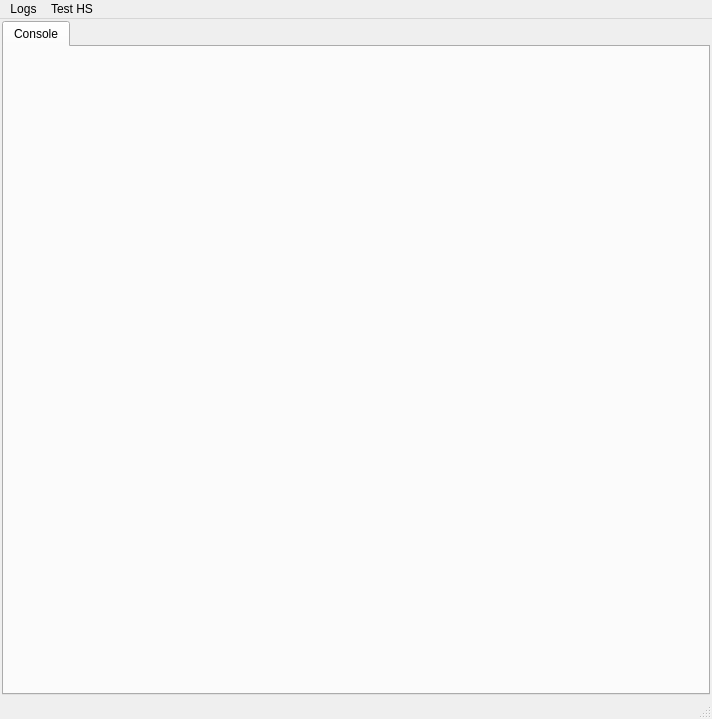
<?xml version="1.0" encoding="UTF-8"?>
<ui version="4.0">
 <class>MainWindow</class>
 <widget class="QMainWindow" name="MainWindow">
  <property name="enabled">
   <bool>true</bool>
  </property>
  <property name="geometry">
   <rect>
    <x>0</x>
    <y>0</y>
    <width>712</width>
    <height>719</height>
   </rect>
  </property>
  <property name="windowTitle">
   <string>SBC</string>
  </property>
  <property name="animated">
   <bool>true</bool>
  </property>
  <widget class="QWidget" name="centralWidget">
   <layout class="QVBoxLayout" name="verticalLayout">
    <property name="spacing">
     <number>2</number>
    </property>
    <property name="leftMargin">
     <number>2</number>
    </property>
    <property name="topMargin">
     <number>2</number>
    </property>
    <property name="rightMargin">
     <number>2</number>
    </property>
    <property name="bottomMargin">
     <number>2</number>
    </property>
    <item>
     <widget class="QTabWidget" name="tabWidget">
      <property name="currentIndex">
       <number>0</number>
      </property>
      <widget class="QWidget" name="tab_1">
       <property name="sizePolicy">
        <sizepolicy hsizetype="Preferred" vsizetype="Preferred">
         <horstretch>0</horstretch>
         <verstretch>0</verstretch>
        </sizepolicy>
       </property>
       <attribute name="title">
        <string>Console</string>
       </attribute>
      </widget>
     </widget>
    </item>
   </layout>
  </widget>
  <widget class="QMenuBar" name="menuBar">
   <property name="geometry">
    <rect>
     <x>0</x>
     <y>0</y>
     <width>712</width>
     <height>29</height>
    </rect>
   </property>
   <widget class="QMenu" name="menuLogs">
    <property name="title">
     <string>Logs</string>
    </property>
    <addaction name="actionLogsFlush"/>
    <addaction name="actionLogsOpenFile"/>
   </widget>
   <widget class="QMenu" name="menuTest">
    <property name="title">
     <string>Test HS</string>
    </property>
    <addaction name="actionADC_START"/>
    <addaction name="actionSend_AGC_Start"/>
    <addaction name="actionADC_START_for_SIN_600"/>
    <addaction name="actionADC_START_for_Sweep"/>
    <addaction name="actionRecord_Sweep_to_file"/>
   </widget>
   <addaction name="menuLogs"/>
   <addaction name="menuTest"/>
  </widget>
  <widget class="QStatusBar" name="statusBar">
   <property name="enabled">
    <bool>true</bool>
   </property>
  </widget>
  <action name="actionLogsFlush">
   <property name="text">
    <string>Flush</string>
   </property>
   <property name="shortcut">
    <string>Ctrl+F</string>
   </property>
   <property name="priority">
    <enum>QAction::NormalPriority</enum>
   </property>
  </action>
  <action name="actionLogsOpenFile">
   <property name="text">
    <string>Open last log file</string>
   </property>
   <property name="shortcut">
    <string>Ctrl+O</string>
   </property>
  </action>
  <action name="actionSend_HS_command_GET_STATUS">
   <property name="text">
    <string>Send GET_STATUS</string>
   </property>
  </action>
  <action name="actionSend_HS_command_GET_DATA">
   <property name="text">
    <string>Send GET_DATA</string>
   </property>
  </action>
  <action name="actionGET_DATA_SIZE">
   <property name="text">
    <string>Send GET_DATA_SIZE</string>
   </property>
  </action>
  <action name="actionADC_START">
   <property name="text">
    <string>Send ADC_START</string>
   </property>
   <property name="shortcut">
    <string>Ctrl+S</string>
   </property>
  </action>
  <action name="actionSend_AGC_Start">
   <property name="text">
    <string>Send AGC Start</string>
   </property>
  </action>
  <action name="actionADC_START_for_SIN_600">
   <property name="text">
    <string>ADC_START for 'SIN 600'</string>
   </property>
  </action>
  <action name="actionADC_START_for_Sweep">
   <property name="text">
    <string>ADC_START for 'Sweep'</string>
   </property>
  </action>
  <action name="actionRecord_Sweep_to_file">
   <property name="text">
    <string>Record 'Sweep' to file</string>
   </property>
  </action>
 </widget>
 <layoutdefault spacing="6" margin="11"/>
 <resources/>
 <connections/>
</ui>
